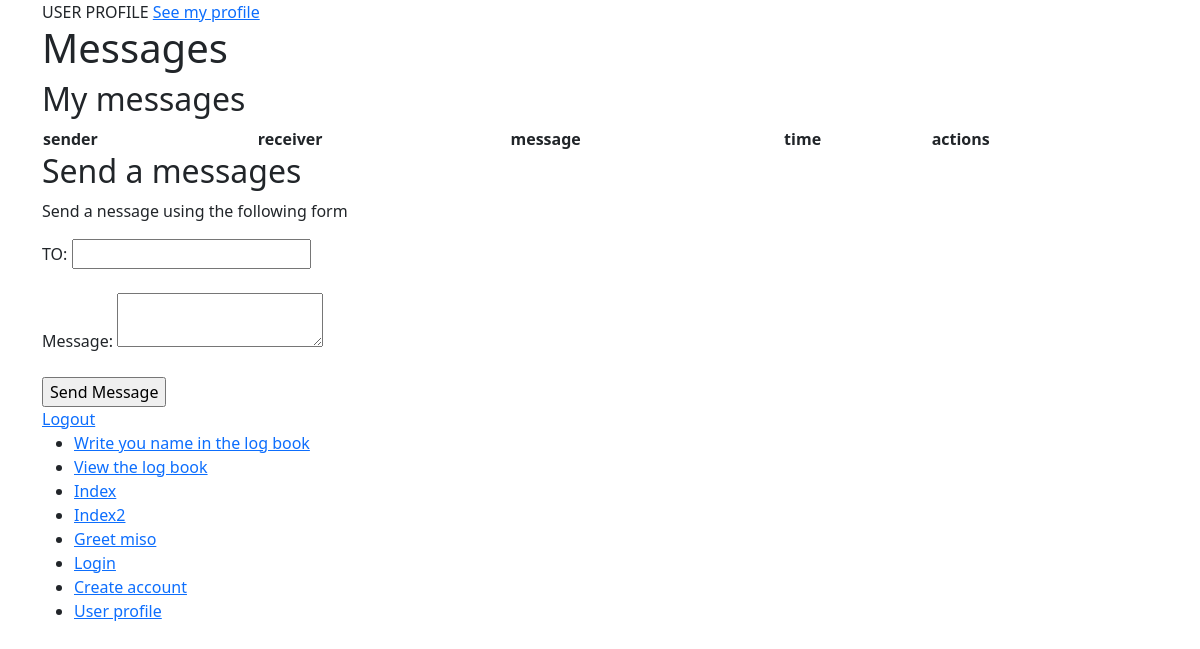
/User/profile (signed in), run on an earlier commit of the app's database.
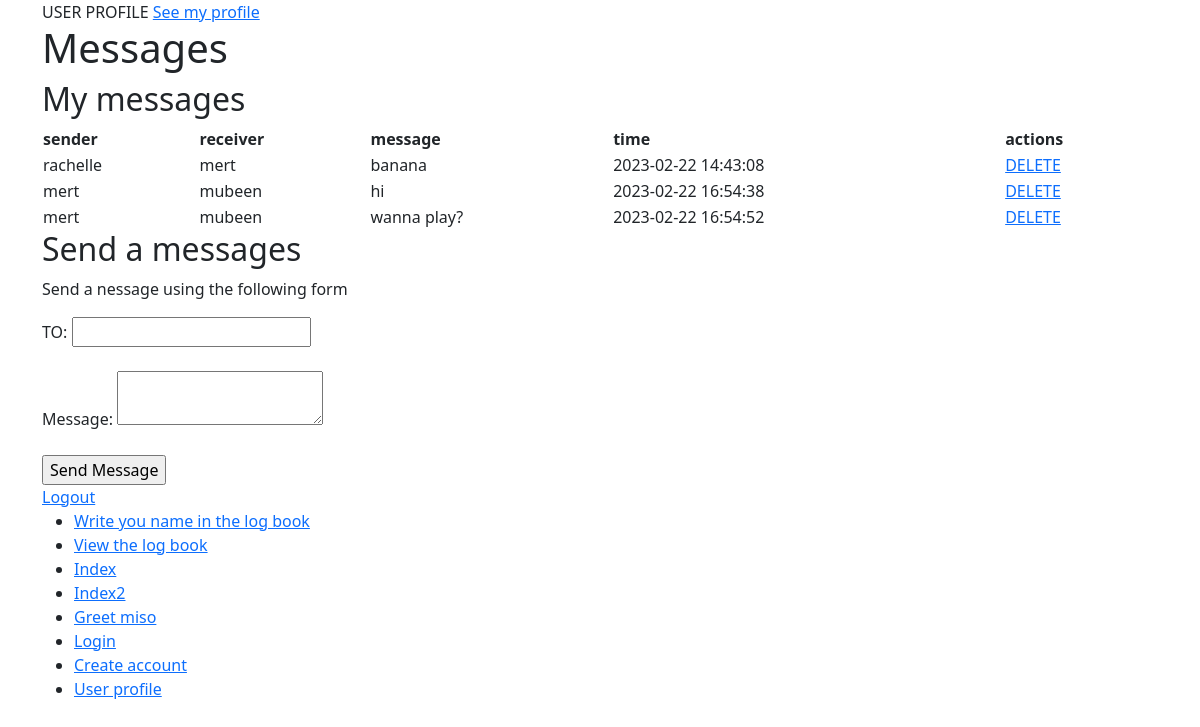
And on a later commit of the database.
### tables this page shows
CREATE TABLE `message` (
  `message_id` int(11) NOT NULL,
  `sender` int(11) NOT NULL,
  `receiver` int(11) NOT NULL,
  `message` text NOT NULL,
  `timestamp` timestamp NOT NULL DEFAULT current_timestamp()
);

CREATE TABLE `user` (
  `user_id` int(11) NOT NULL,
  `username` varchar(50) NOT NULL,
  `password_hash` varchar(72) NOT NULL
);

### app/core/Controller.php (called while the page is built, shortened)
<?php
class Controller {
	function view($name, $data = []){
		include('app/views/' . $name  . '.php');
	}
}

### app/controllers/User.php (called while the page is built, shortened)
<?php
class User extends \app\core\Controller{
	public function profile(){
		$message = new \app\models\Message();
		$messages = $message->getAllForUser($_SESSION['user_id']);
		$this->view('User/profile', $messages);
	}
}

### app/core/App.php (called while the page is built, shortened)
<?php
class App {
	function __construct() {
		$request = $this->parseUrl($_GET['url'] ?? '');
		$method = 'index';
		if(file_exists('app/controllers/' . $request[0] . '.php'))
		{
			unset($request[0]);
		}
		$controller = new $controller;
		if(isset($request[1]) && method_exists($controller, $request[1])){
			$method = $request[1];
			unset($request[1]);
		}
		$params = array_values($request);
		call_user_func_array([$controller, $method], $params);
	}
	function parseUrl($url) {
		return explode('/', trim($url, '/'));
	}
}

### index.php (called while the page is built, shortened)
<?php
new app\core\App;

### app/core/Model.php (called while the page is built, shortened)
<?php
class Model{
	public function __construct(){
		$host = 'localhost';
		$dbname = 'webapplication';
		$user = 'root';
		$pass = '';
		try {
		 	$this->connection = new \PDO("mysql:host=$host;dbname=$dbname", $user, $pass);
		}
		catch(PDOException $e) {
		 echo $e->getMessage();
		}
	}
}

### app/models/Message.php (called while the page is built, shortened)
<?php
class Message extends \app\core\Model{
	public function getAllForUser($user_id){
		$SQL = "SELECT message.message_id, message.message, message.timestamp, sendertable.username AS sender_name, `user`.`username` AS receiver_name FROM `message` JOIN `user` AS sendertable ON `message`.`sender` = sendertable.`user_id` JOIN `user` ON `user`.`user_id` = message.receiver WHERE sender=:sender OR receiver=:receiver";
		$STH = $this->connection->prepare($SQL);
		$data = ['receiver'=>$user_id,
					'sender'=>$user_id];
		$STH->execute($data);
		$STH->setFetchMode(\PDO::FETCH_CLASS, 'app\\models\\Message');
		return $STH->fetchAll();
	}
}

### app/views/User/profile.php (the view)
<?php $this->view('shared/header', 'Login into your acount'); ?>
USER PROFILE
<a href='/Profile/index'>See my profile</a>
<h1>Messages</h1>
<h2>My messages</h2>
<table class="container px-4">
	<tr><th>sender</th><th>receiver</th><th>message</th><th>time</th><th>actions</th></tr>
<?php
foreach ($data as $message) {
	echo "<tr>
			<td>$message->sender_name</td>
			<td>$message->receiver_name</td>
			<td>$message->message</td>
			<td>$message->timestamp</td>
			<td><a href='/Message/delete/$message->message_id'>DELETE</a></td>
		</tr>";
}
?>
</table>
<h2>Send a messages</h2>
<p>Send a nessage using the following form</p>
<form method ="post" action='/Message/send'>
	<label>TO: <input type="text" name="receiver"></label><br><br>
	<label>Message: <textarea name="message"></textarea></label><br><br>
	<input type="submit" name="action" value='Send Message'>
</form>
<a href="/User/logout">Logout</a>
<?php $this->view('shared/footer'); ?>

### app/views/shared/header.php (shortened to what this page needs)
<!DOCTYPE html>
<html>
<head>
	<link href="https://cdn.jsdelivr.net/npm/bootstrap@5.3.0-alpha1/dist/css/bootstrap.min.css" rel="stylesheet">
</head>
<body>
	<div class="container">

### app/views/shared/footer.php
<ul>
	<li><a href='/Main/logUser'>Write you name in the log book</a></li>
	<li><a href='/Main/viewUserLog'>View the log book</a></li>
	<li><a href='/Main/index'>Index</a></li>
	<li><a href='/Main/index2'>Index2</a></li>
	<li><a href='/Main/greetings'>Greet miso</a></li>
	<li><a href='/User/index'>Login</a></li>
	<li><a href='/User/register'>Create account</a></li>
	<li><a href='/User/profile'>User profile</a></li>
</ul>
</div>
</body>
</html>

What changed in the data, as far as the page shows it:
added message: sender.username "rachelle", receiver.username "mert", message "banana", timestamp "2023-02-22 14:43:08"
added message: sender.username "mert", receiver.username "mubeen", message "hi", timestamp "2023-02-22 16:54:38"
added message: sender.username "mert", receiver.username "mubeen", message "wanna play?", timestamp "2023-02-22 16:54:52"
